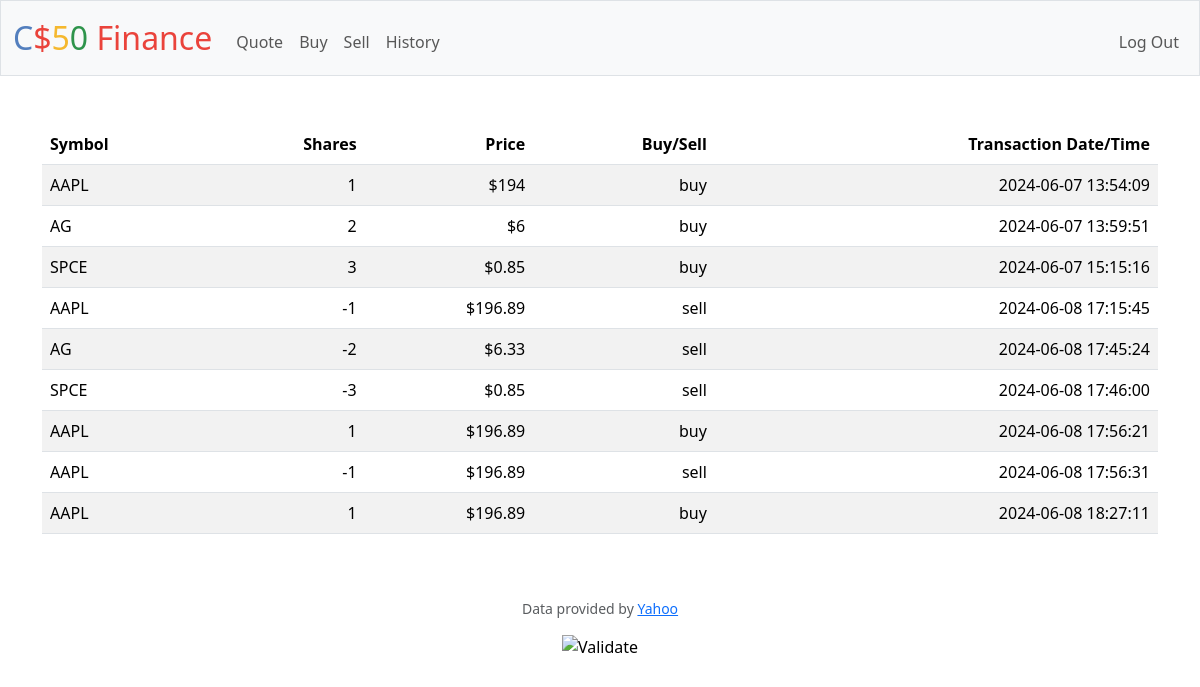
Screenshot of /history (signed in) with the database file from the repository.
### tables this page shows
CREATE TABLE transactions (id INTEGER PRIMARY KEY AUTOINCREMENT NOT NULL, user_id TEXT NOT NULL, transaction_type TEXT NOT NULL, symbol TEXT NOT NULL, price NUMERIC NOT NULL, qty NUMERIC NOT NULL, created_at DATETIME DEFAULT CURRENT_TIMESTAMP, total NUMERIC);

### app.py (the view)
@app.route("/history")
@login_required
def history():
    stocks = db.execute(
        "SELECT * FROM transactions WHERE user_id = ?", session["user_id"]
    )
    return render_template("history.html", stocks=stocks)

### app.py (called while the page is built)
@app.after_request
def after_request(response):
    response.headers["Cache-Control"] = "no-cache, no-store, must-revalidate"
    response.headers["Expires"] = 0
    response.headers["Pragma"] = "no-cache"
    return response

### helpers.py (called while the page is built)
def login_required(f):
    @wraps(f)
    def decorated_function(*args, **kwargs):
        if session.get("user_id") is None:
            return redirect("/login")
        return f(*args, **kwargs)
    return decorated_function

### templates/history.html (shortened to what this page needs)
{% extends "layout.html" %}
{% block main %}
    <table class="table table-striped">
        <thead>
            <tr>
                <th class="text-start">Symbol</th>
                <th class="text-end">Shares</th>
                <th class="text-end">Price</th>
                <th class="text-end">Buy/Sell</th>
                <th class="text-end">Transaction Date/Time</th>
            </tr>
        </thead>
        <tbody>
            {% for dict_item in stocks %}
                    <tr>
                        <td class="text-start">{{dict_item["symbol"]}}</td>
                        <td class="text-end">{{dict_item["qty"]}}</td>
                        <td class="text-end">${{dict_item["price"]}}</td>
                        <td class="text-end">{{dict_item["transaction_type"]}}</td>
                        <td class="text-end">{{dict_item["created_at"]}}</td>
                    </tr>
            {% endfor %}
        </tbody>
    </table>
{% endblock %}

### templates/layout.html (shortened to what this page needs)
<!DOCTYPE html>
<html lang="en">
    <head>
        <link href="https://cdn.jsdelivr.net/npm/bootstrap@5.3.3/dist/css/bootstrap.min.css" rel="stylesheet">
        <link href="/static/styles.css" rel="stylesheet">
    </head>
    <body>
        <nav class="bg-light border navbar navbar-expand-md navbar-light">
            <div class="container-fluid">
                <a class="navbar-brand" href="/"><span class="blue">C</span><span class="red">$</span><span class="yellow">5</span><span class="green">0</span> <span class="red">Finance</span></a>
                <div class="collapse navbar-collapse" id="navbar">
                    {% if session["user_id"] %}
                        <ul class="navbar-nav me-auto mt-2">
                            <li class="nav-item"><a class="nav-link" href="/quote">Quote</a></li>
                            <li class="nav-item"><a class="nav-link" href="/buy">Buy</a></li>
                            <li class="nav-item"><a class="nav-link" href="/sell">Sell</a></li>
                            <li class="nav-item"><a class="nav-link" href="/history">History</a></li>
                        </ul>
                        <ul class="navbar-nav ms-auto mt-2">
                            <li class="nav-item"><a class="nav-link" href="/logout">Log Out</a></li>
                        </ul>
                    {% else %}
                        <ul class="navbar-nav ms-auto mt-2">
                            <li class="nav-item"><a class="nav-link" href="/register">Register</a></li>
                            <li class="nav-item"><a class="nav-link" href="/login">Log In</a></li>
                        </ul>
                    {% endif %}
                </div>
            </div>
        </nav>
        <main class="container py-5 text-center">
            {% block main %}{% endblock %}
        </main>
        <footer class="mb-5">
            <p class="mb-3 small text-center text-muted">
                Data provided by <a href="https://finance.yahoo.com/">Yahoo</a>
            </p>
            <form action="https://validator.w3.org/check" class="text-center" enctype="multipart/form-data" method="post" target="_blank">
                <input alt="Validate" src="/static/I_heart_validator.png" type="image">
            </form>
        </footer>
    </body>
</html>

### static/styles.css (style rules this page uses)
nav .navbar-brand { font-size: xx-large; }
nav .navbar-brand .blue { color: #537fbe; }
nav .navbar-brand .red { color: #ea433b; }
nav .navbar-brand .yellow { color: #f5b82e; }
nav .navbar-brand .green { color: #2e944b; }

### rows the page displays
transactions: symbol "AAPL", qty "1", price "194", transaction_type "buy", created_at "2024-06-07 13:54:09"
transactions: symbol "AG", qty "2", price "6", transaction_type "buy", created_at "2024-06-07 13:59:51"
transactions: symbol "SPCE", qty "3", price "0.85", transaction_type "buy", created_at "2024-06-07 15:15:16"
transactions: symbol "AAPL", qty "-1", price "196.89", transaction_type "sell", created_at "2024-06-08 17:15:45"
transactions: symbol "AG", qty "-2", price "6.33", transaction_type "sell", created_at "2024-06-08 17:45:24"
transactions: symbol "SPCE", qty "-3", price "0.85", transaction_type "sell", created_at "2024-06-08 17:46:00"
transactions: symbol "AAPL", qty "1", price "196.89", transaction_type "buy", created_at "2024-06-08 17:56:21"
transactions: symbol "AAPL", qty "-1", price "196.89", transaction_type "sell", created_at "2024-06-08 17:56:31"
transactions: symbol "AAPL", qty "1", price "196.89", transaction_type "buy", created_at "2024-06-08 18:27:11"
